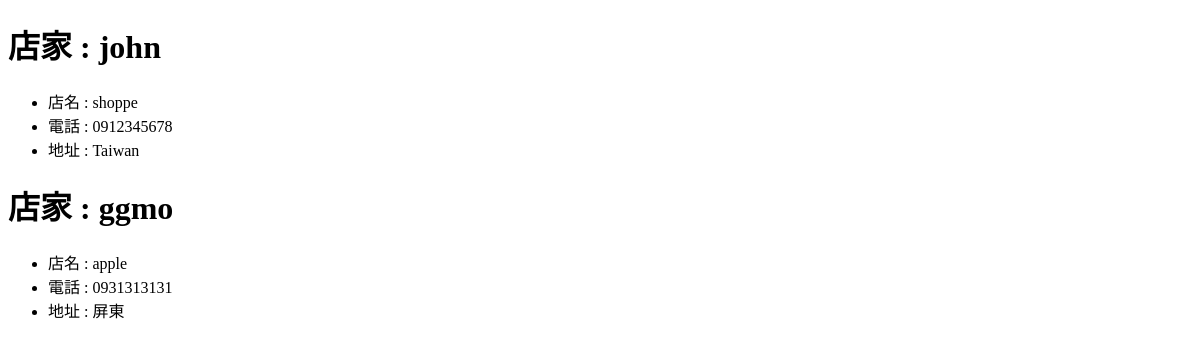
/vendor/, run on an earlier commit of the app's database.
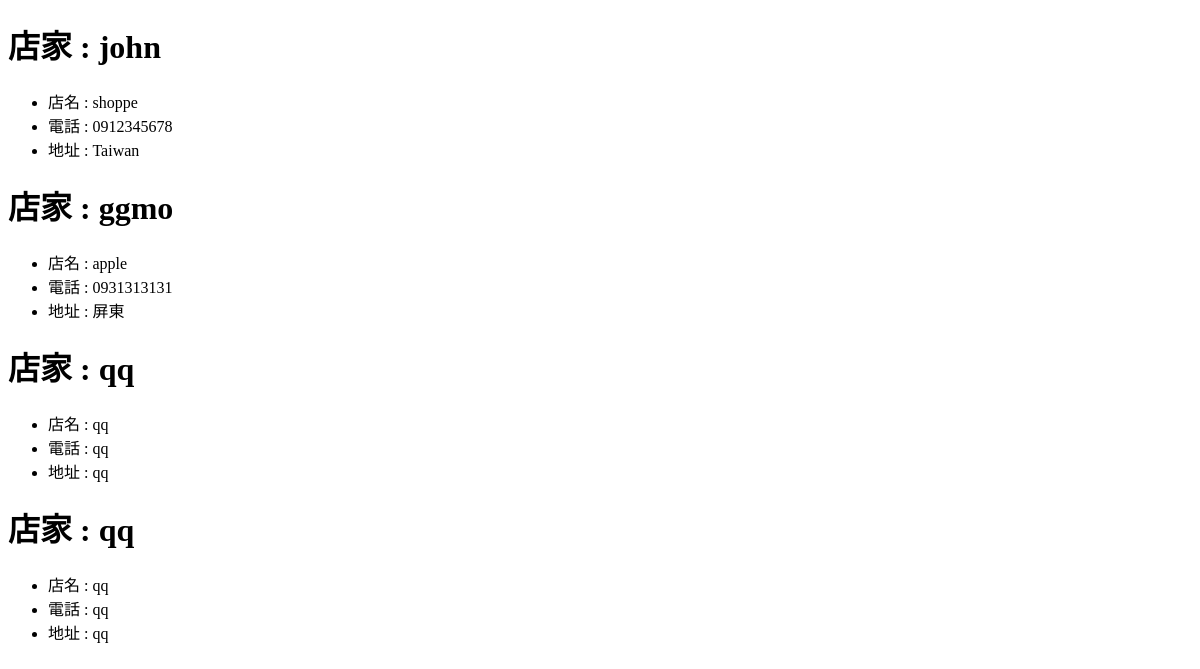
And on a later commit of the database.
### vender/models.py (models this page shows, shortened)
class Vendor(models.Model):
    vendor_name = models.CharField(max_length=20)  # 攤販的名稱
    store_name = models.CharField(max_length=10)  # 攤販店家的名稱
    phone_number = models.CharField(max_length=20)  # 攤販的電話號碼
    address = models.CharField(max_length=100)  # 攤販的地址

### vender/views.py (the view)
# urls.py: path('', views.showtemplate, name="showtemplate"),
def showtemplate(request):
    vendor_list = Vendor.objects.all()
    context = {"vendor_list": vendor_list}
    return render(request, 'vender/vendor_detail.html', context)

### vender/templates/vender/vendor_detail.html (shortened to what this page needs)
{% extends "base.html" %}
{% block content%}
{% for vlist in vendor_list %}
    <h1> 店家 : {{vlist.vendor_name }} </h1>
    <ul>
      <li>店名 : {{ vlist.store_name }}</li>
      <li>電話 : {{ vlist.phone_number }}</li>
      <li>地址 : {{ vlist.address }}</li>
    </ul>
{% endfor %}
{% endblock %}

### templates/base.html (shortened to what this page needs)
<!DOCTYPE html>
<html lang="en" dir="ltr">
  <head>
  </head>
  <body>
  	{% block content %}
    {% endblock %}
  </body>
</html>

What changed in the data, as far as the page shows it:
added Vendor: vendor_name "qq", store_name "qq", phone_number "qq", address "qq"
added Vendor: vendor_name "qq", store_name "qq", phone_number "qq", address "qq"
